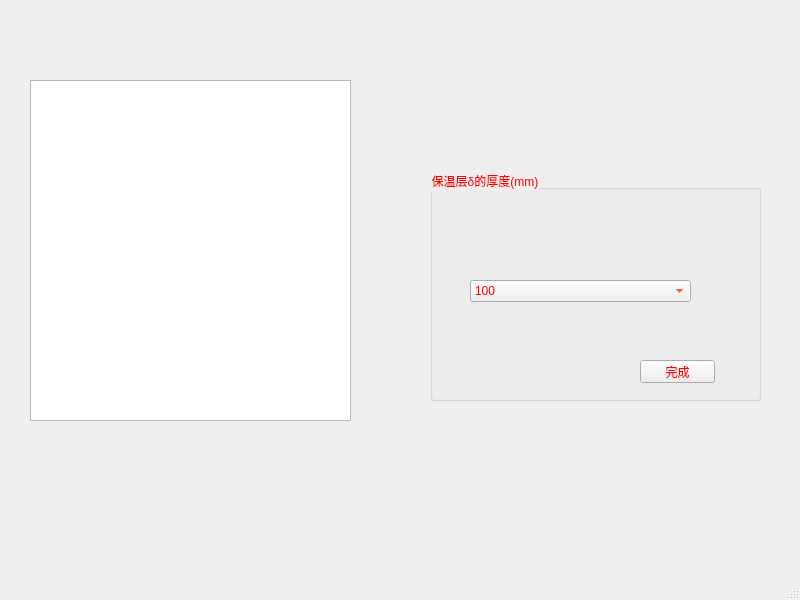
<?xml version="1.0" encoding="UTF-8"?>
<ui version="4.0">
 <class>MainWindow</class>
 <widget class="QMainWindow" name="MainWindow">
  <property name="geometry">
   <rect>
    <x>0</x>
    <y>0</y>
    <width>800</width>
    <height>600</height>
   </rect>
  </property>
  <property name="windowTitle">
   <string>MainWindow</string>
  </property>
  <widget class="QWidget" name="centralwidget">
   <widget class="QGraphicsView" name="graphicsView">
    <property name="geometry">
     <rect>
      <x>30</x>
      <y>80</y>
      <width>321</width>
      <height>341</height>
     </rect>
    </property>
    <property name="styleSheet">
     <string notr="true">border-image: url(:/wuding1/7.png);</string>
    </property>
   </widget>
   <widget class="QGroupBox" name="groupBox">
    <property name="geometry">
     <rect>
      <x>430</x>
      <y>170</y>
      <width>331</width>
      <height>231</height>
     </rect>
    </property>
    <property name="styleSheet">
     <string notr="true">color: rgb(255, 0, 0);
font: 8pt &quot;楷体&quot;;</string>
    </property>
    <property name="title">
     <string>保温层δ的厚度(mm)</string>
    </property>
    <widget class="QComboBox" name="comboBox">
     <property name="geometry">
      <rect>
       <x>40</x>
       <y>110</y>
       <width>221</width>
       <height>22</height>
      </rect>
     </property>
     <item>
      <property name="text">
       <string>100</string>
      </property>
     </item>
     <item>
      <property name="text">
       <string>80</string>
      </property>
     </item>
     <item>
      <property name="text">
       <string>70</string>
      </property>
     </item>
     <item>
      <property name="text">
       <string>50</string>
      </property>
     </item>
     <item>
      <property name="text">
       <string>40</string>
      </property>
     </item>
     <item>
      <property name="text">
       <string>30</string>
      </property>
     </item>
    </widget>
    <widget class="QPushButton" name="fff">
     <property name="geometry">
      <rect>
       <x>210</x>
       <y>190</y>
       <width>75</width>
       <height>23</height>
      </rect>
     </property>
     <property name="text">
      <string>完成</string>
     </property>
    </widget>
   </widget>
  </widget>
  <widget class="QMenuBar" name="menubar">
   <property name="geometry">
    <rect>
     <x>0</x>
     <y>0</y>
     <width>800</width>
     <height>22</height>
    </rect>
   </property>
  </widget>
  <widget class="QStatusBar" name="statusbar"/>
 </widget>
 <resources>
  <include location="../pic/wuding.qrc"/>
 </resources>
 <connections/>
</ui>
